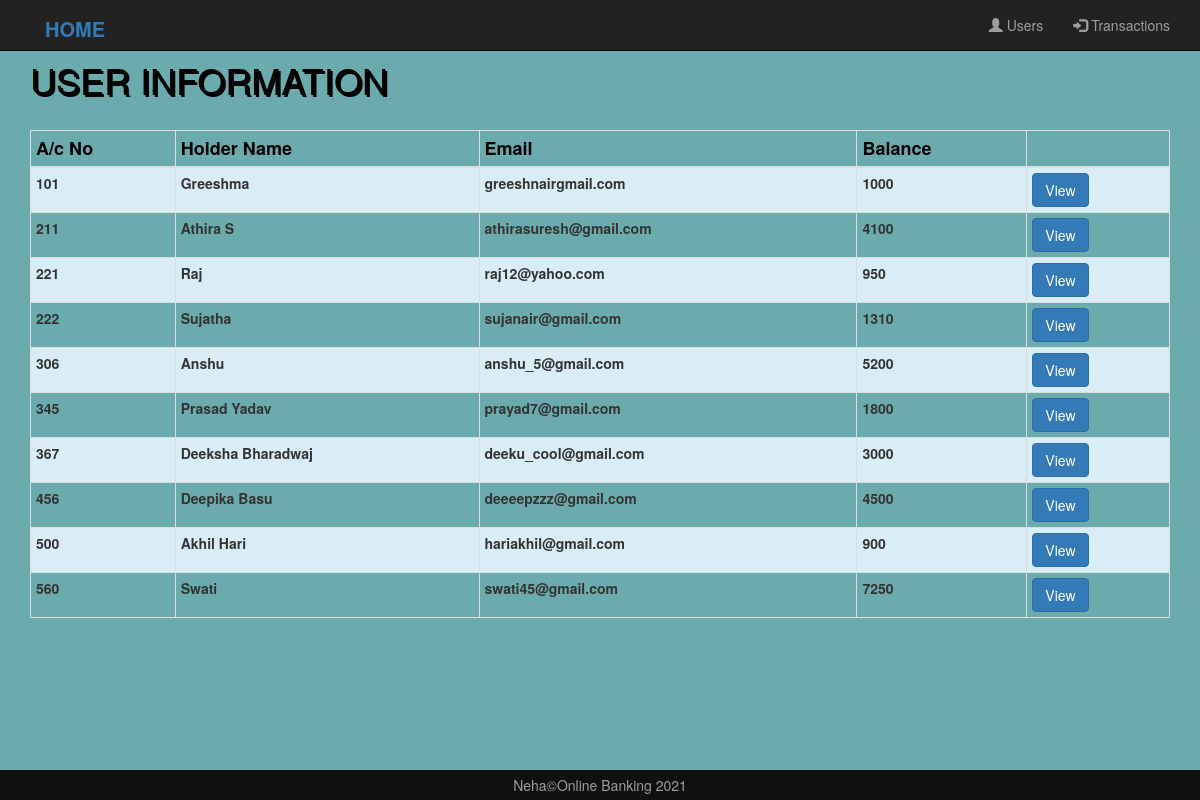
Screenshot of /transfer_to.php with the database file from the repository.
### tables this page shows
CREATE TABLE `users` (
  `id` varchar(255) NOT NULL,
  `name` varchar(255) NOT NULL,
  `email` varchar(255) NOT NULL,
  `balance` int(255) NOT NULL
);

### views.php (the view, shortened to what this page needs)
<?php
$con=mysqli_connect("localhost","id16171693_root","Upadhye@1234","id16171693_banking_system") or die(mysqli_error($con));
$q="select * from users ";
$result=mysqli_query($con,$q);
?>
<!DOCTYPE html>
<html>
<head>
<link  href="home.css" rel="stylesheet" type="text/css"/>
<link rel="stylesheet" href="https://cdnjs.cloudflare.com/ajax/libs/font-awesome/4.7.0/css/font-awesome.min.css">
<link rel="stylesheet" href="https://maxcdn.bootstrapcdn.com/bootstrap/3.3.7/css/bootstrap.min.css" >
</head>
    <body style="background-color:#6cabad;">
        <nav class="navbar navbar-inverse navbar-fixed-top">
    <div class="container">
        <div class="navbar-header">
                    <a href="index.php" class="logo"> HOME</a>
                     </div>
                     <div class="collapse navbar-collapse" id="myNavbar">
                    <ul class="nav navbar-nav navbar-right">
<li> <a href="views.php" class="header-link"><span class="glyphicon glyphicon-user"></span> Users</a></li>
<li>  <a href="transactions.php" class="header-link"><span class="glyphicon glyphicon-log-in"></span> Transactions </a>  </li>
            </ul>
        </div>
        </div>
    </nav>
<div class="container">
<br><br><h1 style="color:black;text-shadow: 2px 2px black;">USER INFORMATION</h1>
<br>
 <table class="table table-condensed table-bordered">
<thead>
		<th><b style="color:black; font-size:18px;">A/c No</b></th>
                                      <th><b style="color:black; font-size:18px;">Holder Name</b></th>
		<th><b style="color:black; font-size:18px;">Email</b></th>
		<th><b style="color:black; font-size:18px;">Balance</b></th>
                                       <th></th>
	</thead>
	<tbody>
<tr class="info">
        <?php
 $row=mysqli_fetch_array($result);
           ?>
 <td><b><?php echo  $row["id"]; ?></b></td>
  <td><b><?php echo  $row["name"]; ?></b></b></td>
  <td><b><?php echo  $row["email"]; ?></b></td>
 <td><b><?php echo  $row["balance"]; ?></b></td>
<td><form action="user.php" method="post"  class="view">
					<button class="btn btn-primary" type="submit" name="name" value="Greeshma">View</button>
				</form></td>
   </tr>
<tr>
        <?php
 $row=mysqli_fetch_array($result);
           ?>
 <td><b><?php echo  $row["id"]; ?></b></td>
  <td><b><?php echo  $row["name"]; ?></b></td>
  <td><b><?php echo  $row["email"]; ?></b></td>
 <td><b><?php echo  $row["balance"]; ?></b></td>
<td><form action="user.php" method="post"  class="view">
					<button class="btn btn-primary" type="submit" name="name" value="Athira S">View</button>
				</form></td>
   </tr>
<tr class="info"">
        <?php
 $row=mysqli_fetch_array($result);
           ?>
 <td><b><?php echo  $row["id"]; ?></b></td>
  <td><b><?php echo  $row["name"]; ?></b></td>
  <td><b><?php echo  $row["email"]; ?></b></td>
 <td><b><?php echo  $row["balance"]; ?></b></td>
<td><form action="user.php" method="post"  class="view">
					<button class="btn btn-primary" type="submit" name="name" value="Raj">View</button>
				</form></td>
   </tr>
<tr>
        <?php
 $row=mysqli_fetch_array($result);
           ?>
 <td><b><?php echo  $row["id"]; ?></b></td>
  <td><b><?php echo  $row["name"]; ?></b></td>
  <td><b><?php echo  $row["email"]; ?></b></td>
 <td><b><?php echo  $row["balance"]; ?></b></td>
<td><form action="user.php" method="post"  class="view">
					<button class="btn btn-primary" type="submit" name="name" value="Sujatha">View</button>
				</form></td>
   </tr>
<tr class="info">
        <?php
 $row=mysqli_fetch_array($result);
           ?>
 <td><b><?php echo  $row["id"]; ?></b></td>
  <td><b><?php echo  $row["name"]; ?></b></td>
  <td><b><?php echo  $row["email"]; ?></b></td>
 <td><b><?php echo  $row["balance"]; ?></b></td>
<td><b><form action="user.php" method="post"  class="view">
					<button class="btn btn-primary" type="submit" name="name" value="Anshu">View</button>
				</form></td>
   </tr>
<tr>
        <?php
 $row=mysqli_fetch_array($result);
           ?>
 <td><b><?php echo  $row["id"]; ?></b></td>
  <td><b><?php echo  $row["name"]; ?></b></td>
  <td><b><?php echo  $row["email"]; ?></b></td>
 <td><b><?php echo  $row["balance"]; ?></b></td>
<td><form action="user.php" method="post"  class="view">
					<button class="btn btn-primary" type="submit" name="name" value="Prasad Yadav">View</button>
				</form></td>
   </tr>
<tr class="info">
        <?php
 $row=mysqli_fetch_array($result);
           ?>
 <td><b><?php echo  $row["id"]; ?></b></td>
  <td><b><?php echo  $row["name"]; ?></b></td>
  <td><b><?php echo  $row["email"]; ?></b></td>
 <td><b><?php echo  $row["balance"]; ?></b></td>
<td><form action="user.php" method="post"  class="view">
					<button class="btn btn-primary" type="submit" name="name" value="Deeksha Bharadwaj">View</button>
				</form></td>
   </tr>
<tr>
        <?php
 $row=mysqli_fetch_array($result);
           ?>
 <td><b><?php echo  $row["id"]; ?></b></td>
  <td><b><?php echo  $row["name"]; ?></b></td>
  <td><b><?php echo  $row["email"]; ?></b></td>
 <td><b><?php echo  $row["balance"]; ?></b></td>
<td><form action="user.php" method="post"  class="view">
					<button class="btn btn-primary" type="submit" name="name" value="Deepika Basu">View</button>
				</form></td>
   </tr>
<tr class="info">
        <?php
 $row=mysqli_fetch_array($result);
           ?>
 <td><b><?php echo  $row["id"]; ?></b></td>
  <td><b><?php echo  $row["name"]; ?></b></td>
  <td><b><?php echo  $row["email"]; ?></b></td>
 <td><b><?php echo  $row["balance"]; ?></b></td>
<td><form action="user.php" method="post"  class="view">
					<button class="btn btn-primary" type="submit" name="name" value="Akhil Hari">View</button>
				</form></td>
   </tr>
<tr>
        <?php
 $row=mysqli_fetch_array($result);
           ?>
 <td><b><?php echo  $row["id"]; ?></b></td>
  <td><b><?php echo  $row["name"]; ?></b></td>
  <td><b><?php echo  $row["email"]; ?></b></td>
 <td><b><?php echo  $row["balance"]; ?></b></td>
<td><form action="user.php" method="post"  class="view">
					<button class="btn btn-primary" type="submit" name="name" value="Swati">View</button>
				</form></td>
   </tr>
</tbody>
</table>
</div>
 <footer class="footer">
            Neha©Online Banking 2021
        </footer>
</body>
</html>

### home.css (style rules this page uses)
body { width: 100%; height: 100%; margin: 0; }
.logo { float: left; height: 40px; padding: 15px; font-size: 20px; font-weight: bold; text-align: left; }
a { text-decoration: none; background-color: transparent; color:#ededed; text-align: right; }
.footer { position:fixed; padding: 5px 0; background-color: #101010; color:#9d9d9d; bottom: 0; width:100%; font-size:14px; text-align: center; }

### rows the page displays
users: id "101", name "Greeshma", email "greeshnairgmail.com", balance "1000"
users: id "211", name "Athira S", email "athirasuresh@gmail.com", balance "4100"
users: id "221", name "Raj", email "raj12@yahoo.com", balance "950"
users: id "222", name "Sujatha", email "sujanair@gmail.com", balance "1310"
users: id "306", name "Anshu", email "anshu_5@gmail.com", balance "5200"
users: id "345", name "Prasad Yadav", email "prayad7@gmail.com", balance "1800"
users: id "367", name "Deeksha Bharadwaj", email "deeku_cool@gmail.com", balance "3000"
users: id "456", name "Deepika Basu", email "deeeepzzz@gmail.com", balance "4500"
users: id "500", name "Akhil Hari", email "hariakhil@gmail.com", balance "900"
users: id "560", name "Swati", email "swati45@gmail.com", balance "7250"
